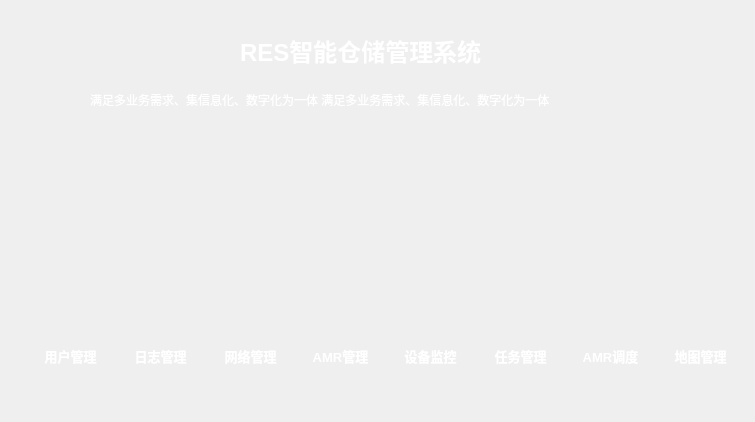
<?xml version="1.0" encoding="UTF-8"?>
<ui version="4.0">
 <class>FirstWindow</class>
 <widget class="QWidget" name="FirstWindow">
  <property name="geometry">
   <rect>
    <x>0</x>
    <y>0</y>
    <width>755</width>
    <height>422</height>
   </rect>
  </property>
  <property name="windowTitle">
   <string>Form</string>
  </property>
  <property name="styleSheet">
   <string notr="true">QWidget{border-image: url(:/res/mainback.jpg);}</string>
  </property>
  <widget class="QLabel" name="label_3">
   <property name="geometry">
    <rect>
     <x>50</x>
     <y>290</y>
     <width>51</width>
     <height>51</height>
    </rect>
   </property>
   <property name="styleSheet">
    <string notr="true">image: url(:/res/1.png);</string>
   </property>
   <property name="text">
    <string/>
   </property>
  </widget>
  <widget class="QLabel" name="label">
   <property name="geometry">
    <rect>
     <x>240</x>
     <y>30</y>
     <width>311</width>
     <height>41</height>
    </rect>
   </property>
   <property name="font">
    <font>
     <pointsize>16</pointsize>
     <weight>75</weight>
     <bold>true</bold>
    </font>
   </property>
   <property name="text">
    <string>&lt;html&gt;&lt;head/&gt;&lt;body&gt;&lt;p&gt;&lt;span style=&quot; font-size:18pt; color:#ffffff;&quot;&gt;RES智能仓储管理系统&lt;/span&gt;&lt;/p&gt;&lt;/body&gt;&lt;/html&gt;</string>
   </property>
  </widget>
  <widget class="QPushButton" name="pushButton_6">
   <property name="geometry">
    <rect>
     <x>480</x>
     <y>340</y>
     <width>81</width>
     <height>31</height>
    </rect>
   </property>
   <property name="font">
    <font>
     <pointsize>10</pointsize>
     <weight>75</weight>
     <bold>true</bold>
    </font>
   </property>
   <property name="styleSheet">
    <string notr="true">color: rgb(255, 255, 255);</string>
   </property>
   <property name="text">
    <string>任务管理</string>
   </property>
   <property name="flat">
    <bool>true</bool>
   </property>
  </widget>
  <widget class="QPushButton" name="pushButton">
   <property name="geometry">
    <rect>
     <x>30</x>
     <y>340</y>
     <width>81</width>
     <height>31</height>
    </rect>
   </property>
   <property name="font">
    <font>
     <family>Microsoft YaHei UI</family>
     <pointsize>10</pointsize>
     <weight>75</weight>
     <bold>true</bold>
    </font>
   </property>
   <property name="styleSheet">
    <string notr="true">color: rgb(255, 255, 255);</string>
   </property>
   <property name="text">
    <string>用户管理</string>
   </property>
   <property name="flat">
    <bool>true</bool>
   </property>
  </widget>
  <widget class="QPushButton" name="pushButton_2">
   <property name="geometry">
    <rect>
     <x>120</x>
     <y>340</y>
     <width>81</width>
     <height>31</height>
    </rect>
   </property>
   <property name="font">
    <font>
     <pointsize>10</pointsize>
     <weight>75</weight>
     <bold>true</bold>
    </font>
   </property>
   <property name="whatsThis">
    <string>&lt;html&gt;&lt;head/&gt;&lt;body&gt;&lt;p&gt;日志管理&lt;/p&gt;&lt;/body&gt;&lt;/html&gt;</string>
   </property>
   <property name="styleSheet">
    <string notr="true">color: rgb(255, 255, 255);</string>
   </property>
   <property name="text">
    <string>日志管理</string>
   </property>
   <property name="flat">
    <bool>true</bool>
   </property>
  </widget>
  <widget class="QLabel" name="label_9">
   <property name="geometry">
    <rect>
     <x>580</x>
     <y>290</y>
     <width>51</width>
     <height>51</height>
    </rect>
   </property>
   <property name="styleSheet">
    <string notr="true">image: url(:/res/7.png);</string>
   </property>
   <property name="text">
    <string/>
   </property>
  </widget>
  <widget class="QLabel" name="label_7">
   <property name="geometry">
    <rect>
     <x>410</x>
     <y>290</y>
     <width>41</width>
     <height>51</height>
    </rect>
   </property>
   <property name="styleSheet">
    <string notr="true">image: url(:/res/5.png);</string>
   </property>
   <property name="text">
    <string/>
   </property>
  </widget>
  <widget class="QLabel" name="label_8">
   <property name="geometry">
    <rect>
     <x>490</x>
     <y>290</y>
     <width>51</width>
     <height>51</height>
    </rect>
   </property>
   <property name="styleSheet">
    <string notr="true">image: url(:/res/6.png);</string>
   </property>
   <property name="text">
    <string/>
   </property>
  </widget>
  <widget class="QLabel" name="label_2">
   <property name="geometry">
    <rect>
     <x>90</x>
     <y>90</y>
     <width>591</width>
     <height>20</height>
    </rect>
   </property>
   <property name="text">
    <string>&lt;html&gt;&lt;head/&gt;&lt;body&gt;&lt;p&gt;&lt;span style=&quot; color:#ffffff;&quot;&gt;满足多业务需求、集信息化、数字化为一体   满足多业务需求、集信息化、数字化为一体&lt;/span&gt;&lt;/p&gt;&lt;/body&gt;&lt;/html&gt;</string>
   </property>
  </widget>
  <widget class="QLabel" name="label_10">
   <property name="geometry">
    <rect>
     <x>670</x>
     <y>290</y>
     <width>51</width>
     <height>51</height>
    </rect>
   </property>
   <property name="styleSheet">
    <string notr="true">image: url(:/res/8.png);</string>
   </property>
   <property name="text">
    <string/>
   </property>
  </widget>
  <widget class="QLabel" name="label_4">
   <property name="geometry">
    <rect>
     <x>130</x>
     <y>290</y>
     <width>51</width>
     <height>51</height>
    </rect>
   </property>
   <property name="styleSheet">
    <string notr="true">image: url(:/res/2.png);</string>
   </property>
   <property name="text">
    <string/>
   </property>
  </widget>
  <widget class="QPushButton" name="pushButton_5">
   <property name="geometry">
    <rect>
     <x>390</x>
     <y>340</y>
     <width>81</width>
     <height>31</height>
    </rect>
   </property>
   <property name="font">
    <font>
     <pointsize>10</pointsize>
     <weight>75</weight>
     <bold>true</bold>
    </font>
   </property>
   <property name="styleSheet">
    <string notr="true">color: rgb(255, 255, 255);</string>
   </property>
   <property name="text">
    <string>设备监控</string>
   </property>
   <property name="flat">
    <bool>true</bool>
   </property>
  </widget>
  <widget class="QPushButton" name="pushButton_8">
   <property name="geometry">
    <rect>
     <x>660</x>
     <y>340</y>
     <width>81</width>
     <height>31</height>
    </rect>
   </property>
   <property name="font">
    <font>
     <pointsize>10</pointsize>
     <weight>75</weight>
     <bold>true</bold>
    </font>
   </property>
   <property name="styleSheet">
    <string notr="true">color: rgb(255, 255, 255);</string>
   </property>
   <property name="text">
    <string>地图管理</string>
   </property>
   <property name="flat">
    <bool>true</bool>
   </property>
  </widget>
  <widget class="QPushButton" name="pushButton_3">
   <property name="geometry">
    <rect>
     <x>210</x>
     <y>340</y>
     <width>81</width>
     <height>31</height>
    </rect>
   </property>
   <property name="font">
    <font>
     <pointsize>10</pointsize>
     <weight>75</weight>
     <bold>true</bold>
    </font>
   </property>
   <property name="styleSheet">
    <string notr="true">color: rgb(255, 255, 255);</string>
   </property>
   <property name="text">
    <string>网络管理</string>
   </property>
   <property name="flat">
    <bool>true</bool>
   </property>
  </widget>
  <widget class="QLabel" name="label_5">
   <property name="geometry">
    <rect>
     <x>230</x>
     <y>290</y>
     <width>51</width>
     <height>51</height>
    </rect>
   </property>
   <property name="styleSheet">
    <string notr="true">image: url(:/res/3.png);</string>
   </property>
   <property name="text">
    <string/>
   </property>
  </widget>
  <widget class="QPushButton" name="pushButton_7">
   <property name="geometry">
    <rect>
     <x>570</x>
     <y>340</y>
     <width>81</width>
     <height>31</height>
    </rect>
   </property>
   <property name="font">
    <font>
     <pointsize>10</pointsize>
     <weight>75</weight>
     <bold>true</bold>
    </font>
   </property>
   <property name="styleSheet">
    <string notr="true">color: rgb(255, 255, 255);</string>
   </property>
   <property name="text">
    <string>AMR调度</string>
   </property>
   <property name="flat">
    <bool>true</bool>
   </property>
  </widget>
  <widget class="QLabel" name="label_6">
   <property name="geometry">
    <rect>
     <x>320</x>
     <y>290</y>
     <width>51</width>
     <height>51</height>
    </rect>
   </property>
   <property name="styleSheet">
    <string notr="true">image: url(:/res/4.png);</string>
   </property>
   <property name="text">
    <string/>
   </property>
  </widget>
  <widget class="QPushButton" name="pushButton_4">
   <property name="geometry">
    <rect>
     <x>300</x>
     <y>340</y>
     <width>81</width>
     <height>31</height>
    </rect>
   </property>
   <property name="font">
    <font>
     <pointsize>10</pointsize>
     <weight>75</weight>
     <bold>true</bold>
    </font>
   </property>
   <property name="styleSheet">
    <string notr="true">color: rgb(255, 255, 255);</string>
   </property>
   <property name="text">
    <string>AMR管理</string>
   </property>
   <property name="flat">
    <bool>true</bool>
   </property>
  </widget>
 </widget>
 <resources/>
 <connections/>
</ui>
